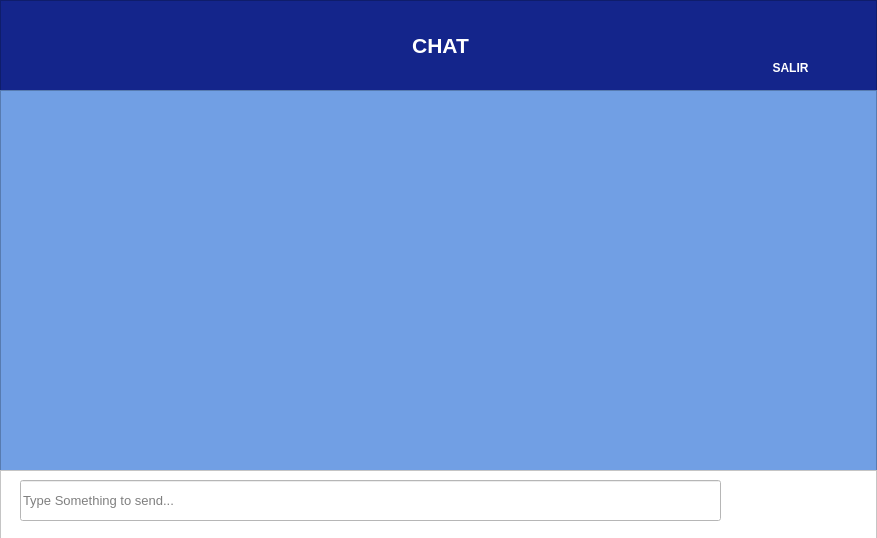
<?xml version="1.0" encoding="UTF-8"?>
<ui version="4.0">
 <class>chatForm</class>
 <widget class="QWidget" name="chatForm">
  <property name="geometry">
   <rect>
    <x>0</x>
    <y>0</y>
    <width>877</width>
    <height>538</height>
   </rect>
  </property>
  <property name="windowTitle">
   <string>Form</string>
  </property>
  <widget class="QFrame" name="frame">
   <property name="geometry">
    <rect>
     <x>0</x>
     <y>0</y>
     <width>877</width>
     <height>91</height>
    </rect>
   </property>
   <property name="styleSheet">
    <string notr="true">background-color:#14258b</string>
   </property>
   <property name="frameShape">
    <enum>QFrame::StyledPanel</enum>
   </property>
   <property name="frameShadow">
    <enum>QFrame::Raised</enum>
   </property>
   <widget class="QLabel" name="label">
    <property name="geometry">
     <rect>
      <x>320</x>
      <y>30</y>
      <width>241</width>
      <height>31</height>
     </rect>
    </property>
    <property name="styleSheet">
     <string notr="true">color: white;</string>
    </property>
    <property name="text">
     <string>&lt;html&gt;&lt;head/&gt;&lt;body&gt;&lt;p align=&quot;center&quot;&gt;&lt;span style=&quot; font-size:16pt; font-weight:600;&quot;&gt;CHAT&lt;/span&gt;&lt;/p&gt;&lt;/body&gt;&lt;/html&gt;</string>
    </property>
   </widget>
   <widget class="QPushButton" name="logoutButton">
    <property name="geometry">
     <rect>
      <x>750</x>
      <y>0</y>
      <width>81</width>
      <height>61</height>
     </rect>
    </property>
    <property name="cursor">
     <cursorShape>PointingHandCursor</cursorShape>
    </property>
    <property name="styleSheet">
     <string notr="true">QPushButton:hover
    {
        border-style: solid;
        background-color:#bbdefb;

    }

    QPushButton:pressed
    {
            background-color:#0069c0;
    }</string>
    </property>
    <property name="text">
     <string/>
    </property>
    <property name="icon">
     <iconset>
      <normaloff>../../assets/icons8-exit-200.png</normaloff>../../assets/icons8-exit-200.png</iconset>
    </property>
    <property name="iconSize">
     <size>
      <width>60</width>
      <height>60</height>
     </size>
    </property>
    <property name="flat">
     <bool>true</bool>
    </property>
   </widget>
   <widget class="QLabel" name="label_2">
    <property name="geometry">
     <rect>
      <x>760</x>
      <y>60</y>
      <width>61</width>
      <height>16</height>
     </rect>
    </property>
    <property name="styleSheet">
     <string notr="true">color: white;</string>
    </property>
    <property name="text">
     <string>&lt;html&gt;&lt;head/&gt;&lt;body&gt;&lt;p align=&quot;center&quot;&gt;&lt;span style=&quot; font-weight:600;&quot;&gt;SALIR&lt;/span&gt;&lt;/p&gt;&lt;/body&gt;&lt;/html&gt;</string>
    </property>
   </widget>
  </widget>
  <widget class="QTextEdit" name="chatTextEdit">
   <property name="geometry">
    <rect>
     <x>0</x>
     <y>90</y>
     <width>877</width>
     <height>381</height>
    </rect>
   </property>
   <property name="font">
    <font>
     <pointsize>14</pointsize>
     <weight>75</weight>
     <bold>true</bold>
    </font>
   </property>
   <property name="styleSheet">
    <string notr="true">background-color:#719fe4; 
color: white</string>
   </property>
   <property name="readOnly">
    <bool>true</bool>
   </property>
  </widget>
  <widget class="QFrame" name="frame_2">
   <property name="geometry">
    <rect>
     <x>0</x>
     <y>470</y>
     <width>877</width>
     <height>71</height>
    </rect>
   </property>
   <property name="styleSheet">
    <string notr="true">background-color: white</string>
   </property>
   <property name="frameShape">
    <enum>QFrame::StyledPanel</enum>
   </property>
   <property name="frameShadow">
    <enum>QFrame::Raised</enum>
   </property>
   <widget class="QLineEdit" name="messageLineEdit">
    <property name="geometry">
     <rect>
      <x>20</x>
      <y>10</y>
      <width>701</width>
      <height>41</height>
     </rect>
    </property>
    <property name="font">
     <font>
      <pointsize>10</pointsize>
     </font>
    </property>
    <property name="placeholderText">
     <string>Type Something to send...</string>
    </property>
   </widget>
   <widget class="QPushButton" name="sendButton">
    <property name="geometry">
     <rect>
      <x>800</x>
      <y>10</y>
      <width>71</width>
      <height>51</height>
     </rect>
    </property>
    <property name="cursor">
     <cursorShape>PointingHandCursor</cursorShape>
    </property>
    <property name="styleSheet">
     <string notr="true">QPushButton:hover
    {
        border-style: solid;
        background-color:#bbdefb;

    }

    QPushButton:pressed
    {
            background-color:#0069c0;
    }</string>
    </property>
    <property name="text">
     <string/>
    </property>
    <property name="icon">
     <iconset>
      <normaloff>../../assets/icons8-email-send-96.png</normaloff>../../assets/icons8-email-send-96.png</iconset>
    </property>
    <property name="iconSize">
     <size>
      <width>60</width>
      <height>60</height>
     </size>
    </property>
    <property name="flat">
     <bool>true</bool>
    </property>
   </widget>
   <widget class="QPushButton" name="sendImgButton">
    <property name="geometry">
     <rect>
      <x>727</x>
      <y>10</y>
      <width>71</width>
      <height>51</height>
     </rect>
    </property>
    <property name="cursor">
     <cursorShape>PointingHandCursor</cursorShape>
    </property>
    <property name="styleSheet">
     <string notr="true">QPushButton:hover
    {
        border-style: solid;
        background-color:#bbdefb;

    }

    QPushButton:pressed
    {
            background-color:#0069c0;
    }</string>
    </property>
    <property name="text">
     <string/>
    </property>
    <property name="icon">
     <iconset>
      <normaloff>../../assets/icons8-archivo-96.png</normaloff>../../assets/icons8-archivo-96.png</iconset>
    </property>
    <property name="iconSize">
     <size>
      <width>60</width>
      <height>60</height>
     </size>
    </property>
    <property name="flat">
     <bool>true</bool>
    </property>
   </widget>
  </widget>
 </widget>
 <resources/>
 <connections/>
</ui>
